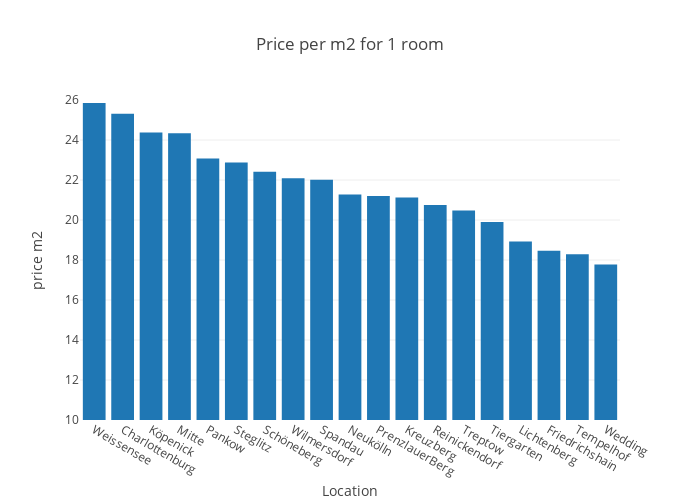

The cell this chart's notebook holds for it:
### Markdown cell above
Weissensee comes out highest price per square meter. Steglitz is not even in the top 5 anymore.

### Code cell
trace = go.Bar(y=table[1], x=table.index)
layout = go.Layout(title = 'Price per m2 for 1 room',
                   width=700,
                   height=500,
                   autosize = False,
                  xaxis = dict(
                      title = "Location"),
                   yaxis = dict(
                       range=[10, 26],
                      title = 'price m2'))

fig = go.Figure(data=[trace], layout=layout)
iplot(fig, filename='axes-booleans')

### Figure 1 — Plotly figure (JSON) as saved in the notebook; plotly's stock layout.template omitted (floating-point values rounded to 4 significant figures)
{"data": [{"type": "bar", "uid": "ec285712-11c8-49ab-9535-43b2707d7918", "x": ["Weissensee", "Charlottenburg", "Köpenick", "Mitte", "Pankow", "Steglitz", "Schöneberg", "Wilmersdorf", "Spandau", "Neukölln", "PrenzlauerBerg", "Kreuzberg", "Reinickendorf", "Treptow", "Tiergarten", "Lichtenberg", "Friedrichshain", "Tempelhof", "Wedding"], "y": [25.85, 25.31, 24.37, 24.34, 23.08, 22.88, 22.41, 22.09, 22.01, 21.27, 21.2, 21.12, 20.75, 20.47, 19.9, 18.92, 18.46, 18.29, 17.78]}], "layout": {"autosize": false, "height": 500, "title": {"text": "Price per m2 for 1 room"}, "width": 700, "xaxis": {"title": {"text": "Location"}}, "yaxis": {"range": [10, 26], "title": {"text": "price m2"}}}}
